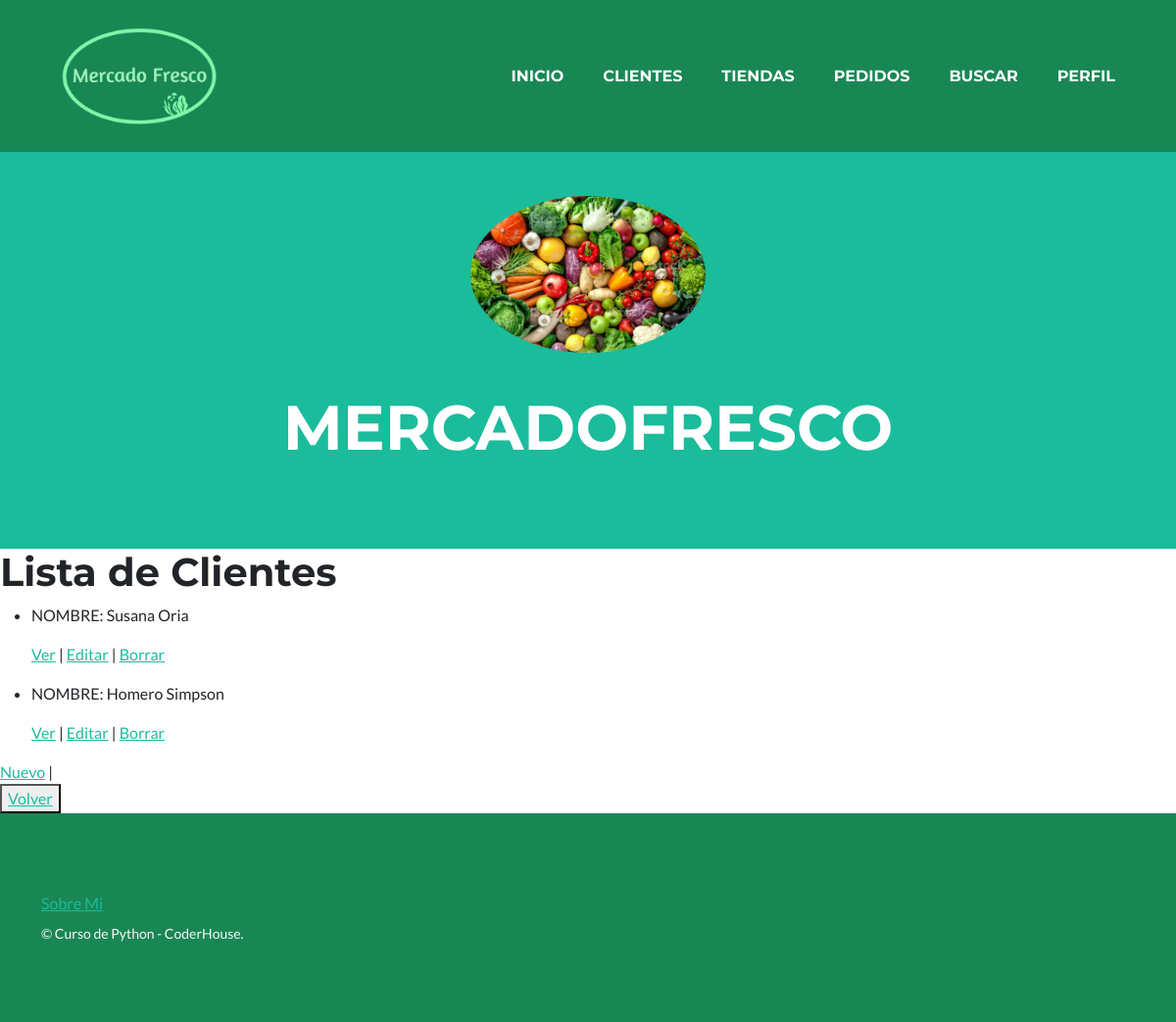
The page /MercadoFresco/cliente/list (signed in) on the database its author committed.
### MercadoFresco/models.py (models this page shows, shortened)
class Cliente(models.Model):
    nombre=models.CharField(max_length=30)
    apellido=models.CharField(max_length=30)
    nro_tel=models.IntegerField(max_length=30)
    email=models.EmailField(max_length=60)

### MercadoFresco/views.py (the view)
# urls.py: path('cliente/list', views.ClienteList.as_view(), name='List'),
class ClienteList(ListView):
    model = Cliente
    template_name = "MercadoFresco/cliente_list.html"

### MercadoFresco/templates/MercadoFresco/cliente_list.html
    {% extends "MercadoFresco/padre.html" %}
    {% block contenidoQueCambia %}
    <h1>Lista de Clientes</h1>
    <ul>
        {% for cliente in object_list %}
            <li>
                <p>NOMBRE: {{ cliente.nombre }} {{cliente.apellido}}</p>
                <p>
                    <a href="{% url 'Detail' cliente.id %}">Ver</a> |
                    <a href="{% url 'Edit' cliente.id %}">Editar</a> |
                    <a href="{% url 'Delete' cliente.id %}">Borrar</a>
                </p>
            </li>
        {% endfor %}
    </ul>
    <a href="{% url 'New'  %}">Nuevo</a> |
    <br>
    <button>
        <a href="../clientes">Volver</a>
    </button>
    {% endblock %}

### rows shown on the page
Cliente: nombre "Susana", apellido "Oria"
Cliente: nombre "Homero", apellido "Simpson"
